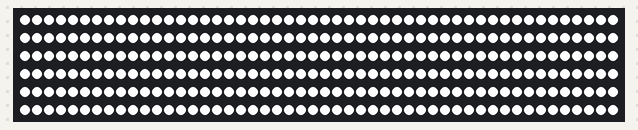
This sketch was run on a simulated Arduino Uno, built with avr-gcc and run on an emulated ATmega328P. Parts: 300 RGB LEDs in strip order, left to right, continuing on the next row. Colours are those a GRB WS2812 strip shows for the declared byte order.

Above: at 3.1 s.

The sketch:

Blanco.ino
```cpp
#include <FastLED.h>

#define LED_PIN     5
#define NUM_LEDS    300
#define CHIPSET     WS2813
#define COLOR_ORDER RGB
CRGB leds[NUM_LEDS];
#define BRIGHTNESS  254

void setup() {
  delay( 3000 );
  FastLED.addLeds<CHIPSET, LED_PIN, COLOR_ORDER>(leds, NUM_LEDS).setCorrection( TypicalSMD5050 );
  FastLED.setBrightness( BRIGHTNESS );

  fill_solid(leds, NUM_LEDS, CRGB::White);
  FastLED.show();
}

void loop() {
}
```
